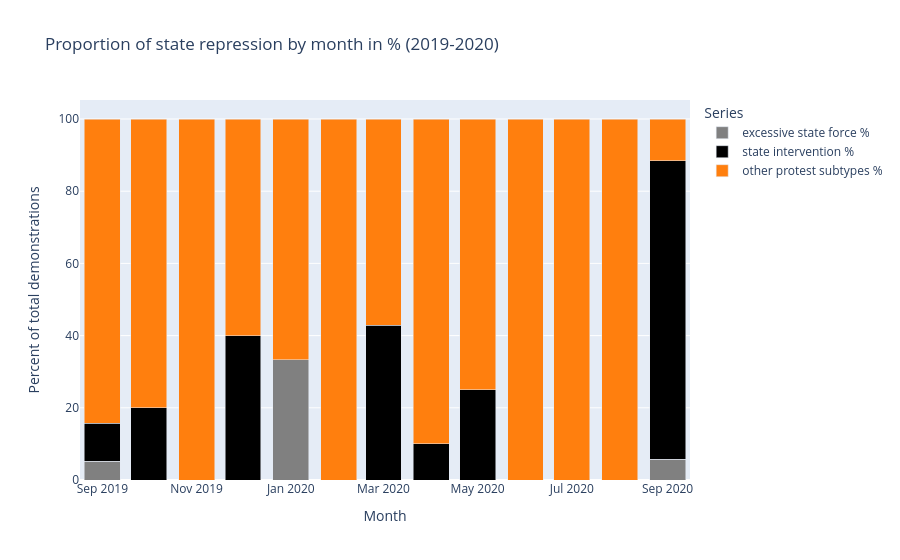

Source (notebook cell):
### Markdown cell above
This trend is visible not only on a national level, and becomes even more obvious When examining single governorates. As analyzed earlier in the spatial analysis section, major hubs of demonstrations shrinked and new ones emerged. Nearly all governorrates experienced increasing rates of intervention in protests and excessive force used against protesters. Giza, the major hub in the 2019 wave, exemplifies this trend. The governorate experienced massive repressione by the government (43.8% of the total share of demonstrations experienced state intervention, versus the 5.39% during the Arab Spring). Similarly, Cairo, which registered only peaceful protests, was significantly repressed too (50% of all events were with state intervention). This is a pattern of systematic repression, independently of the level of violence shown by protesters, the state response was violence. 

In summation, what emerges is that demonstrations during 2019-2020 were significantly more peaceful than during the Arab Spring. However, they were far more repressed by the state.

### Code cell
# Monthly percentage of protests by subtype (ACLED_alsisi)
import pandas as pd
import plotly.express as px


def plot_protest_percentages_by_month(df, title):
    protests_df = df[df["event_type"].astype(str).str.lower() == "protests"].copy()
    protests_df["month"] = protests_df["event_date"].dt.to_period("M").astype(str)

    monthly_total = protests_df.groupby("month").size().rename("total protests")
    monthly_excessive = (
        protests_df[
            protests_df["sub_event_type"].astype(str).str.lower()
            == "excessive force against protesters"
        ]
        .groupby("month")
        .size()
        .rename("excessive force against protesters")
    )
    monthly_intervention = (
        protests_df[
            protests_df["sub_event_type"].astype(str).str.lower()
            == "protest with intervention"
        ]
        .groupby("month")
        .size()
        .rename("protest with intervention")
    )

    chart_df = pd.concat(
        [monthly_total, monthly_excessive, monthly_intervention], axis=1
    ).fillna(0).reset_index()
    chart_df = chart_df.sort_values("month")

    chart_df["excessive state force %"] = (
        chart_df["excessive force against protesters"] / chart_df["total protests"]
    ) * 100
    chart_df["state intervention %"] = (
        chart_df["protest with intervention"] / chart_df["total protests"]
    ) * 100
    chart_df["other protest subtypes %"] = (
        100
        - chart_df["excessive state force %"]
        - chart_df["state intervention %"]
    )

    long_df = chart_df.melt(
        id_vars="month",
        value_vars=[
            "excessive state force %",
            "state intervention %",
            "other protest subtypes %",
        ],
        var_name="series",
        value_name="percent",
    )

    fig = px.bar(
        long_df,
        x="month",
        y="percent",
        color="series",
        title=title,
        barmode="stack",
        color_discrete_map={
            "excessive state force %": "#808080",
            "state intervention %": "#000000",
            "other protest subtypes %": "#ff7f0e",
        },
    )
    fig.update_traces(
        hovertemplate="Month: %{x}<br>Series: %{fullData.name}<br>Percent: %{y:.1f}%<extra></extra>"
    )
    fig.update_layout(
        xaxis_title="Month",
        yaxis_title="Percent of total demonstrations",
        legend_title="Series",
        bargap=0.2,
        bargroupgap=0,
    )
    fig.show()


plot_protest_percentages_by_month(
    df_alsisi_clean,
    "Proportion of state repression by month in % (2019-2020)",
)

### Figure 1 — Plotly figure (JSON) as saved in the notebook; plotly's stock layout.template omitted (floating-point values rounded to 4 significant figures)
{"data": [{"hovertemplate": "Month: %{x}<br>Series: %{fullData.name}<br>Percent: %{y:.1f}%<extra></extra>", "legendgroup": "excessive state force %", "marker": {"color": "#808080", "pattern": {"shape": ""}}, "name": "excessive state force %", "orientation": "v", "showlegend": true, "textposition": "auto", "type": "bar", "x": ["2019-09", "2019-10", "2019-11", "2019-12", "2020-01", "2020-02", "2020-03", "2020-04", "2020-05", "2020-06", "2020-07", "2020-08", "2020-09"], "xaxis": "x", "y": [5.263, 0.0, 0.0, 0.0, 33.33, 0.0, 0.0, 0.0, 0.0, 0.0, 0.0, 0.0, 5.769], "yaxis": "y"}, {"hovertemplate": "Month: %{x}<br>Series: %{fullData.name}<br>Percent: %{y:.1f}%<extra></extra>", "legendgroup": "state intervention %", "marker": {"color": "#000000", "pattern": {"shape": ""}}, "name": "state intervention %", "orientation": "v", "showlegend": true, "textposition": "auto", "type": "bar", "x": ["2019-09", "2019-10", "2019-11", "2019-12", "2020-01", "2020-02", "2020-03", "2020-04", "2020-05", "2020-06", "2020-07", "2020-08", "2020-09"], "xaxis": "x", "y": [10.53, 20.0, 0.0, 40.0, 0.0, 0.0, 42.86, 10.0, 25.0, 0.0, 0.0, 0.0, 82.69], "yaxis": "y"}, {"hovertemplate": "Month: %{x}<br>Series: %{fullData.name}<br>Percent: %{y:.1f}%<extra></extra>", "legendgroup": "other protest subtypes %", "marker": {"color": "#ff7f0e", "pattern": {"shape": ""}}, "name": "other protest subtypes %", "orientation": "v", "showlegend": true, "textposition": "auto", "type": "bar", "x": ["2019-09", "2019-10", "2019-11", "2019-12", "2020-01", "2020-02", "2020-03", "2020-04", "2020-05", "2020-06", "2020-07", "2020-08", "2020-09"], "xaxis": "x", "y": [84.21, 80.0, 100.0, 60.0, 66.67, 100.0, 57.14, 90.0, 75.0, 100.0, 100.0, 100.0, 11.54], "yaxis": "y"}], "layout": {"bargap": 0.2, "bargroupgap": 0, "barmode": "stack", "legend": {"title": {"text": "Series"}, "tracegroupgap": 0}, "title": {"text": "Proportion of state repression by month in % (2019-2020)"}, "xaxis": {"anchor": "y", "domain": [0, 1], "title": {"text": "Month"}}, "yaxis": {"anchor": "x", "domain": [0, 1], "title": {"text": "Percent of total demonstrations"}}}}
